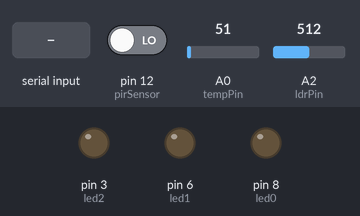
Bench run of a sketch on a simulated Arduino Uno, built with avr-gcc and run on an emulated ATmega328P. Parts: output pins drawn as LEDs (lit = HIGH). The inputs (shaded band) are chosen by the test bench; at power-on: pin 12 (pirSensor) LOW, A0 (tempPin) = 51, A2 (ldrPin) = 512. What the sketch prints to the serial monitor is not drawn.

Above: at 1.2 s.
1.3 s: pin 12 (pirSensor) driven HIGH
At 2.0 s:
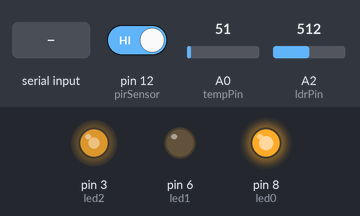
2.8 s: "1" received over Serial
At 3.6 s:
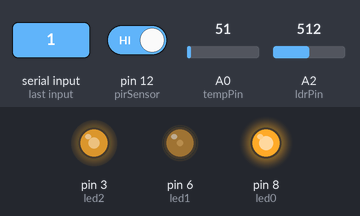
4.3 s: "0" received over Serial
At 5.5 s:
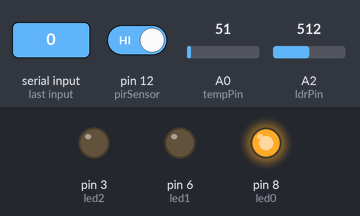
5.8 s: "1" received over Serial
At 6.7 s:
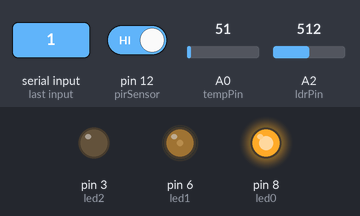
7.3 s: "2" received over Serial
At 8.1 s:
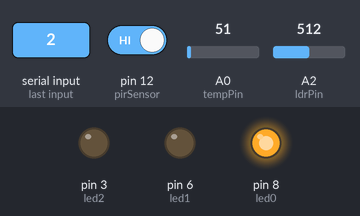
Timing chart, 0 to 9.8 s (numbered marks = the images above; inputs shaded):
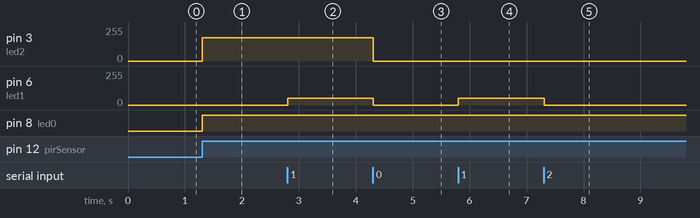

Measured:
- after the input at 1.3 s, pin 3 (led2): 0/255 → 175/255 at once; pin 8 (led0): LOW → HIGH at once
- after the input at 2.8 s, pin 6 (led1): 0/255 → 50/255 at once
- after the input at 4.3 s, pin 3 (led2): 175/255 → 0/255 at once; pin 6 (led1): 50/255 → 0/255 at once
- after the input at 5.8 s, pin 6 (led1): 0/255 → 50/255 at once
- after the input at 7.3 s, pin 6 (led1): 50/255 → 0/255 at once

The sketch:

LDRPIR_f.ino
```cpp
int pirSensor = 12;              // the pin that the sensor is atteched to
int val = 0;                 // variable to store the sensor status (value)
int data1=0;
int data2=0;
int data3=0;
int flag=0;
int timer=0;

const int led0 = 8;
const int led1 = 6;
const int led2 = 3;
const int tempPin = A0;
const int ldrPin = A2;


void setup() {

  pinMode(pirSensor, INPUT);    // initialize sensor as an input
  Serial.begin(9600);        // initialize serial
  pinMode(led0, OUTPUT);
  pinMode(led1, OUTPUT);
  pinMode(led2,OUTPUT);
  pinMode(ldrPin, INPUT);
  pinMode(tempPin,INPUT);
}

void loop(){
  val = digitalRead(pirSensor);

  if (Serial.available()>0){
    data1= Serial.read();
    flag=1;
    Serial.write(data1);
  }


  if (val==HIGH)
  {
    digitalWrite(led0,HIGH);

        if (data1=='0' || data1=='2') {
          digitalWrite(led1,LOW);
          digitalWrite(led2,LOW);
            }
        else if(data1=='1' || data1=='3' )
        {
              if(data1 == '1'){
              data2=Serial.read();
              //data2=(double)data3;
              Serial.write(data2);
              if (data2 <= 20){
                analogWrite(led1,50);
                Serial.println("one");
                }
               if(data2>=20 && data2<=40){
                analogWrite(led1,100);
                Serial.println("two");
                }
                if(data2>=40 && data2<=60){
                analogWrite(led1,150);
                Serial.println("three");
                }
                if(data2>=60 && data2<=80){
                analogWrite(led1,200);
                Serial.println("four");
                }
                if(data2>=80 && data2<=100){
                analogWrite(led1,255);
                Serial.println("five");
                }
          }

          if(data1 == '3')
          {
              data3=Serial.read();
              Serial.write(data3);
              if(data3>=10 && data3<=20){
                analogWrite(led2,50);
                }
              if(data3>=20 && data3<=40){
                analogWrite(led2,100);
                }
              if(data3>=40 && data3<=60){
                analogWrite(led2,150);
                }
              if(data3>=60 && data3<=80){
                analogWrite(led2,200);
                }
              if(data3>=80 && data3<=100){
                analogWrite(led2,255);
                }
          }

          flag=0;
        }
        else
        {
          int tempStatus = analogRead(tempPin);
          int ldrStatus = analogRead(ldrPin);
            if (ldrStatus <= 200)
            {

                          if (ldrStatus <= 39) {
                          analogWrite(led1, 255);
                          Serial.println(ldrStatus);

                          }
                          else if(ldrStatus <=80||ldrStatus>=40) {
                              analogWrite(led1, 200);
                              Serial.println(ldrStatus);
                          }
                          else if(ldrStatus <=100||ldrStatus>=81) {
                                analogWrite(led1, 150);
                                Serial.println(ldrStatus);
                          }
                          else if(ldrStatus <=120||ldrStatus>=101) {
                                analogWrite(led1, 100);
                                Serial.println(ldrStatus);
                          }
                          else if(ldrStatus <=140||ldrStatus>=121) {
                                analogWrite(led1, 50);
                                Serial.println(ldrStatus);
                          }

                          else{
                                analogWrite(led1, 25);
                                Serial.println(ldrStatus);
                          }

        }
        else
        {
            digitalWrite(led1, LOW);
            Serial.println(ldrStatus);
        }
        double cel=(double)tempStatus*(5/10.24);
        if (cel >= 20) {

                          if (cel <=22) {
                          analogWrite(led2, 100);
                          Serial.println(cel);

                          }
                          else if(cel <=28||cel>=23) {
                              analogWrite(led2, 175);
                              Serial.println(cel);
                          }
                          else if(cel <=35||cel>=29) {
                                analogWrite(led2, 225);
                                Serial.println(cel);
                          }
                          else{
                                analogWrite(led2, 255);
                                Serial.println(cel);
                          }

      }
      else
      {
            digitalWrite(led2, LOW);
            Serial.println(cel);
       }
    /*delay(100);                // delay 100 milliseconds
    if (state == LOW)
    {
      digitalWrite(led0,HIGH);
      Serial.println("Motion detected!");
      state = HIGH;       // update variable state to HIGH
    }


  else
  {
      digitalWrite(led0, LOW); // turn LED OFF
      delay(200);             // delay 200 milliseconds

      if (state == HIGH){
        Serial.println("Motion stopped!");
        state = LOW;       // update variable state to LOW
    }
  }*/
  }
}
  else
  {
    digitalWrite(led0,LOW);
    digitalWrite(led1,LOW);
    digitalWrite(led2,LOW);
  }
}
```
